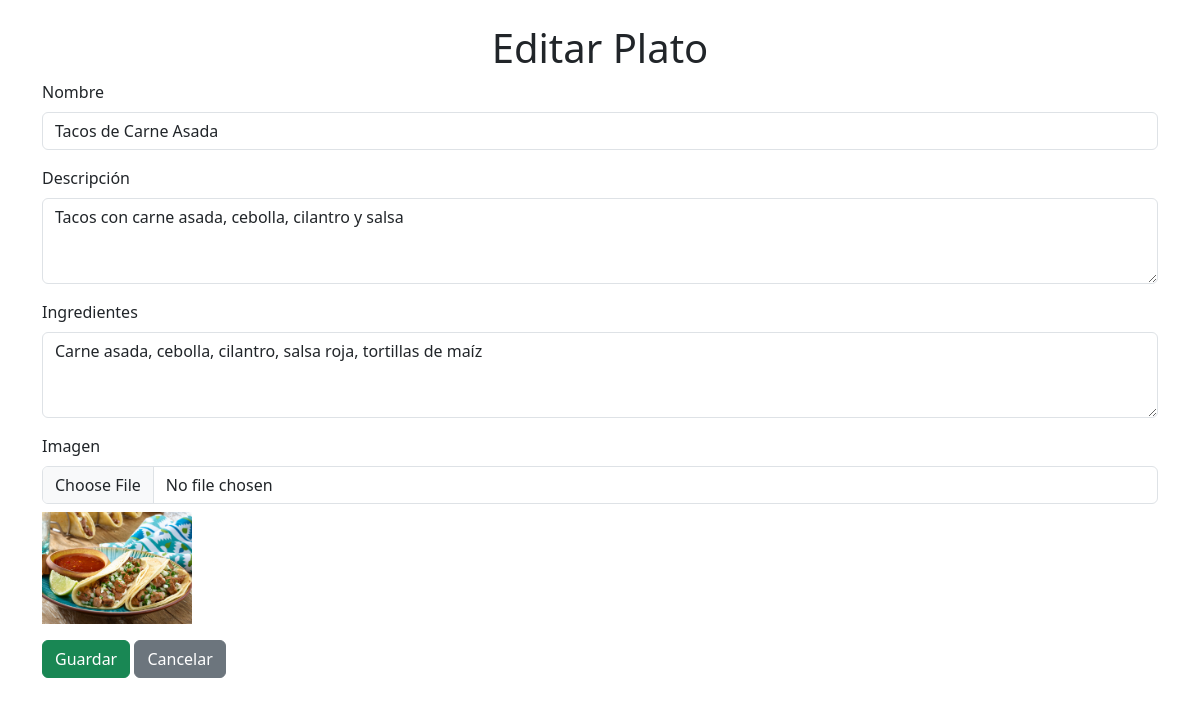
The page /formulario.php?id=6 on the database its author committed.
### tables this page shows
CREATE TABLE `platos` (
  `id` int(11) NOT NULL,
  `nombre` varchar(255) NOT NULL,
  `descripcion` text DEFAULT NULL,
  `ingredientes` text DEFAULT NULL,
  `imagen_url` varchar(255) DEFAULT NULL,
  `creado_en` timestamp NOT NULL DEFAULT current_timestamp()
);

### formulario.php (the view, shortened to what this page needs)
<?php
include 'conexion.php';
$id = isset($_GET['id']) ? $_GET['id'] : '';
$nombre = '';
$descripcion = '';
$ingredientes = '';
$imagen_url = '';
if ($id) {
    $sql = "SELECT * FROM platos WHERE id = $id";
    $resultado = $conexion->query($sql);
    if ($fila = $resultado->fetch_assoc()) {
        $nombre = $fila['nombre'];
        $descripcion = $fila['descripcion'];
        $ingredientes = $fila['ingredientes'];
        $imagen_url = $fila['imagen_url'];
    }
}
?>
<!DOCTYPE html>
<html lang="es">
<head>
    <link href="https://cdn.jsdelivr.net/npm/bootstrap@5.3.0/dist/css/bootstrap.min.css" rel="stylesheet">
</head>
<body>
<div class="container mt-4">
    <h1 class="text-center"><?php echo $id ? 'Editar' : 'Agregar'; ?> Plato</h1>
    <form action="" method="POST" enctype="multipart/form-data">
        <div class="mb-3">
            <label for="nombre" class="form-label">Nombre</label>
            <input type="text" name="nombre" class="form-control" value="<?php echo $nombre; ?>" required>
        </div>
        <div class="mb-3">
            <label for="descripcion" class="form-label">Descripción</label>
            <textarea name="descripcion" class="form-control" rows="3"><?php echo $descripcion; ?></textarea>
        </div>
        <div class="mb-3">
            <label for="ingredientes" class="form-label">Ingredientes</label>
            <textarea name="ingredientes" class="form-control" rows="3"><?php echo $ingredientes; ?></textarea>
        </div>
        <div class="mb-3">
            <label for="imagen" class="form-label">Imagen</label>
            <input type="file" name="imagen" class="form-control">
            <?php if ($imagen_url): ?>
                <img src="<?php echo $imagen_url; ?>" alt="Imagen actual" class="mt-2" style="width: 150px;">
            <?php endif; ?>
        </div>
        <button type="submit" class="btn btn-success">Guardar</button>
        <a href="index.php" class="btn btn-secondary">Cancelar</a>
    </form>
</div>
</body>
</html>

### rows shown on the page
platos: nombre "Tacos de Carne Asada", descripcion "Tacos con carne asada, cebolla, cilantro y salsa", ingredientes "Carne asada, cebolla, cilantro, salsa roja, tortillas de maíz", imagen_url (picture)
